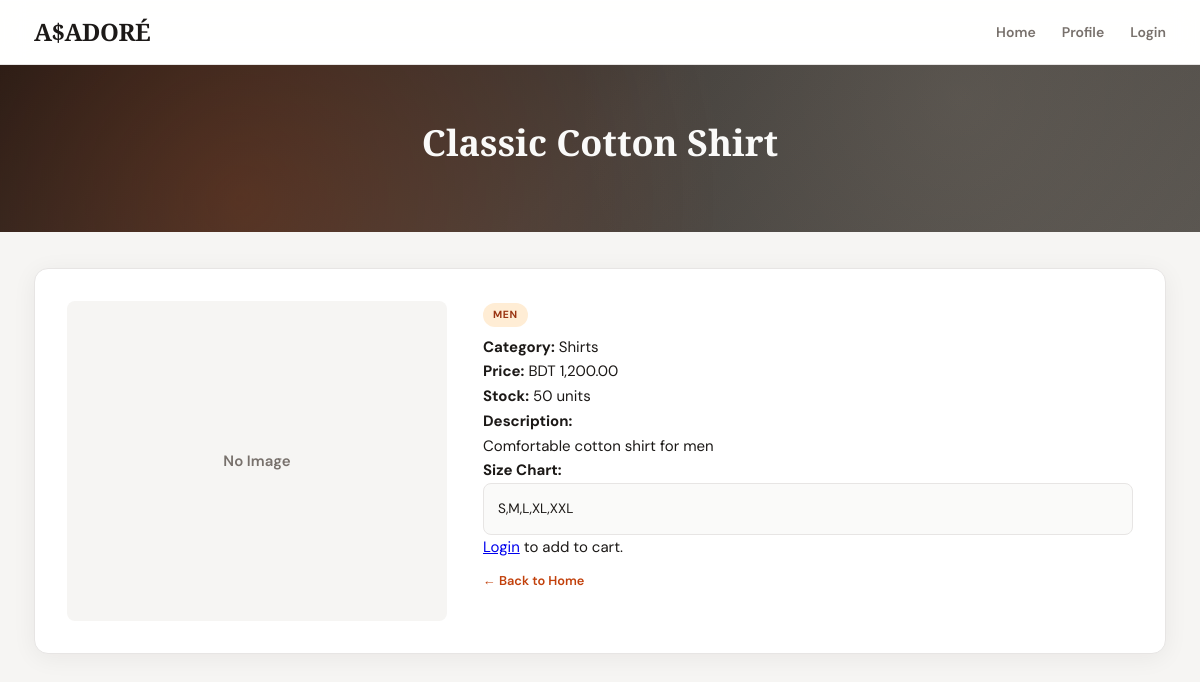
Screenshot of /view/product_detail.php?id=1 with the database file from the repository.
### tables this page shows
CREATE TABLE IF NOT EXISTS products (
    id INT AUTO_INCREMENT PRIMARY KEY,
    name VARCHAR(150) NOT NULL,
    description TEXT,
    size_chart TEXT,
    price DECIMAL(10,2) NOT NULL,
    category_id INT,
    image_path VARCHAR(255),
    stock INT NOT NULL DEFAULT 0,
    gender ENUM('Men','Women') NOT NULL,
    created_at TIMESTAMP DEFAULT CURRENT_TIMESTAMP,
    FOREIGN KEY (category_id) REFERENCES categories(id)
);

CREATE TABLE IF NOT EXISTS categories (
    id INT AUTO_INCREMENT PRIMARY KEY,
    name VARCHAR(100) NOT NULL,
    parent_id INT DEFAULT NULL,
    created_at TIMESTAMP DEFAULT CURRENT_TIMESTAMP,
    FOREIGN KEY (parent_id) REFERENCES categories(id) ON DELETE SET NULL
);

### control/product_detail_process.php (called while the page is built, shortened)
<?php
include_once '../model/mydb.php';
$productId = (int)($_GET["id"] ?? 0);
$mydb = new MyDB();
$conn = $mydb->createConn();
$result = $mydb->getProductById($productId, $conn);
$product   = $result->fetch_assoc();
?>

### model/mydb.php (called while the page is built, shortened)
<?php
class MyDB {
    function getProductById($id, $conn){
        $sql  = "SELECT products.*, categories.name AS category_name
                 FROM products
                 LEFT JOIN categories ON products.category_id = categories.id
                 WHERE products.id = ?";
        $stmt = $conn->prepare($sql);
        $stmt->bind_param("i", $id);
        $stmt->execute();
        return $stmt->get_result();
    }
}
?>

### view/product_detail.php (the view, shortened to what this page needs)
<?php
include '../control/product_detail_process.php';
$imageWeb = !empty($product["image_path"]) ? PRODUCT_UPLOAD_WEB . htmlspecialchars($product["image_path"]) : "";
$isCustomer = isset($_SESSION["user_id"]) && $_SESSION["role"] === "customer";
?>
<!DOCTYPE html>
<html lang="en">
<head>
    <link rel="stylesheet" type="text/css" href="../css/task1_style.css">
</head>
<body>
<nav>
    <div class="nav-inner">
        <a class="nav-brand" href="Home.php">A$ADORÉ</a>
        <div class="nav-links">
            <a href="Home.php">Home</a>
            <a href="profile.php">Profile</a>
            <?php if(isset($_SESSION["user_id"])){ ?>
                <a href="../control/logout_process.php">Logout</a>
            <?php } else { ?>
                <a href="login.php">Login</a>
            <?php } ?>
        </div>
    </div>
</nav>
<div class="page-header">
    <h1><?php echo htmlspecialchars($product["name"]); ?></h1>
</div>
<div class="main-container">
    <div class="product-detail-card">
        <div class="product-detail-image">
            <?php if($imageWeb){ ?><img src="<?php echo $imageWeb; ?>" alt=""><?php }
            else { ?><div class="no-image">No Image</div><?php } ?>
        </div>
        <div class="product-detail-info">
            <span class="badge badge-gender"><?php echo htmlspecialchars($product["gender"]); ?></span>
            <p><strong>Category:</strong> <?php echo htmlspecialchars($product["category_name"] ?? "—"); ?></p>
            <p><strong>Price:</strong> BDT <?php echo number_format($product["price"], 2); ?></p>
            <p><strong>Stock:</strong> <?php echo (int)$product["stock"]; ?> units</p>
            <p><strong>Description:</strong></p>
            <p><?php echo nl2br(htmlspecialchars($product["description"] ?? "")); ?></p>
            <p><strong>Size Chart:</strong></p>
            <pre class="size-chart"><?php echo htmlspecialchars($product["size_chart"] ?? "N/A"); ?></pre>
            <?php if($isCustomer && $product["stock"] > 0){ ?>
                <div class="add-cart-form">
                    <input type="number" id="detailQty" value="1" min="1" max="<?php echo $product["stock"]; ?>" data-stock="<?php echo $product["stock"]; ?>">
                    <button class="btn-add-cart" onclick="addToCartFromDetail(<?php echo $product["id"]; ?>)">Add to Cart</button>
                </div>
            <?php } elseif(!isset($_SESSION["user_id"])){ ?>
                <p><a href="login.php">Login</a> to add to cart.</p>
            <?php } ?>
            <p><a class="btn-link" href="Home.php">&larr; Back to Home</a></p>
        </div>
    </div>
</div>
</body>
</html>

### css/task1_style.css (style rules this page uses)
:root { --bg: #f6f5f3; --surface: #ffffff; --text: #1c1917; --text-muted: #78716c; --primary: #1c1917; --accent: #c2410c; --accent-hover: #9a3412; --accent-soft: #ffedd5; --border: #e7e5e4; --shadow: 0 4px 24px rgba(28, 25, 23, 0.06); --shadow-hover: 0 12px 40px rgba(28, 25, 23, 0.12); --radius: 14px; --radius-sm: 8px; --nav-h: 64px; --font: 'DM Sans', system-ui, sans-serif; --font-display: 'Playfair Display', Georgia, serif; }
* { box-sizing: border-box; margin: 0; padding: 0; }
body { font-family: var(--font); background: var(--bg); color: var(--text); font-size: 15px; line-height: 1.65; -webkit-font-smoothing: antialiased; }
nav { background: var(--surface); border-bottom: 1px solid var(--border); box-shadow: 0 1px 0 rgba(255,255,255,0.8) inset; position: sticky; top: 0; z-index: 200; backdrop-filter: blur(12px); background: rgba(255, 255, 255, 0.92); }
.nav-inner { display: flex; align-items: center; justify-content: space-between; max-width: 1180px; margin: 0 auto; padding: 0 24px; height: var(--nav-h); }
.nav-brand { font-family: var(--font-display); color: var(--primary); font-size: 1.5rem; font-weight: 700; text-decoration: none; letter-spacing: -0.02em; }
.nav-links a { color: var(--text-muted); margin-left: 22px; text-decoration: none; font-weight: 600; font-size: 0.875rem; transition: color 0.2s; }
.page-header { background: linear-gradient(135deg, #1c1917 0%, #44403c 50%, #57534e 100%); color: #fafaf9; text-align: center; padding: 48px 24px 52px; margin-bottom: 36px; position: relative; overflow: hidden; }
.page-header::before { content: ''; position: absolute; inset: 0; background: radial-gradient(circle at 20% 80%, rgba(194, 65, 12, 0.25) 0%, transparent 50%), radial-gradient(circle at 80% 20%, rgba(255, 237, 213, 0.08) 0%, transparent 40%); pointer-events: none; }
.page-header h1 { font-family: var(--font-display); font-size: clamp(1.75rem, 4vw, 2.25rem); margin-bottom: 8px; position: relative; font-weight: 700; }
.main-container { max-width: 1180px; margin: 0 auto; padding: 0 24px 48px; }
.btn-link { display: inline-block; color: var(--accent); font-weight: 600; font-size: 0.8rem; text-decoration: none; margin-top: 10px; transition: color 0.2s; }
.badge { display: inline-block; padding: 3px 10px; border-radius: 999px; font-size: 0.65rem; font-weight: 700; text-transform: uppercase; letter-spacing: 0.06em; margin-bottom: 8px; }
.badge-gender { background: var(--accent-soft); color: var(--accent-hover); }
.product-detail-card { display: grid; grid-template-columns: minmax(280px, 380px) 1fr; gap: 36px; background: var(--surface); padding: 32px; border-radius: var(--radius); border: 1px solid var(--border); box-shadow: var(--shadow); }
.product-detail-image .no-image { height: 320px; display: flex; align-items: center; justify-content: center; background: var(--bg); border-radius: var(--radius-sm); color: var(--text-muted); font-weight: 600; }
.size-chart { background: #fafaf9; padding: 14px; border-radius: var(--radius-sm); border: 1px solid var(--border); font-size: 0.85rem; white-space: pre-wrap; font-family: var(--font); }

### rows the page displays
products: name "Classic Cotton Shirt", gender "MEN", category.name "Shirts", price "1,200.00", stock "50", description "Comfortable cotton shirt for men", size_chart "S,M,L,XL,XXL"
